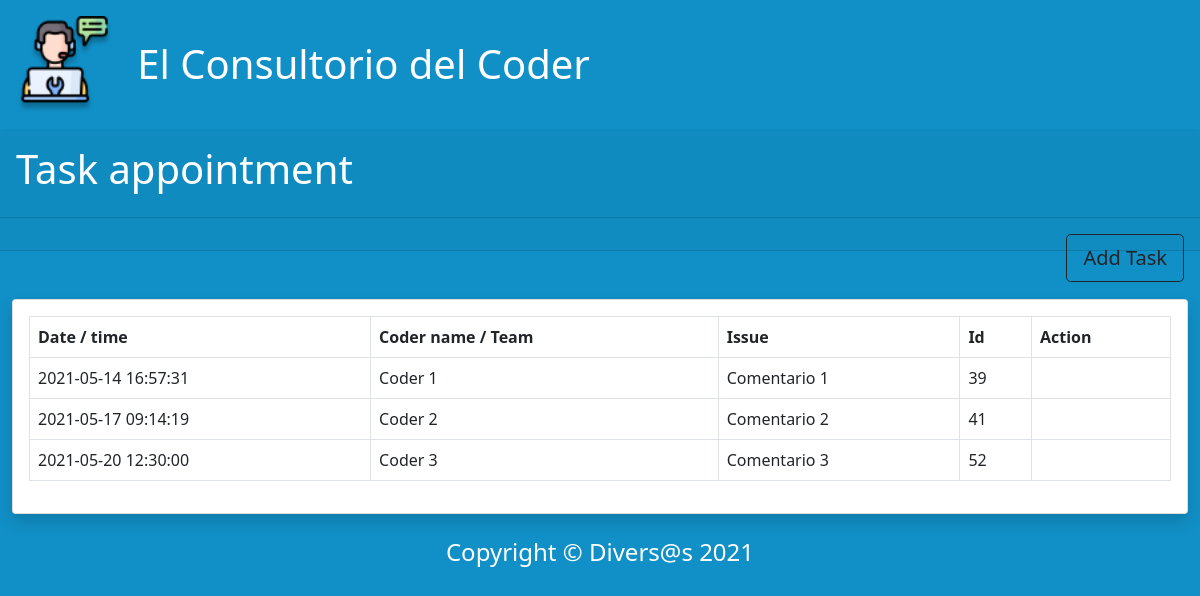
The page / on the database its author committed.
### tables this page shows
CREATE TABLE `appointments` (
  `id` int(50) NOT NULL,
  `coder` varchar(50) NOT NULL,
  `issue` varchar(200) NOT NULL,
  `date_time` datetime NOT NULL DEFAULT current_timestamp()
);

### src/Core/View.php (called while the page is built, shortened)
<?php
class View
{
    public function __construct(string $view, array $data = null)
    {
       require_once("src/Views/$view.php");
    }
}

### src/Controllers/CodersController.php (called while the page is built, shortened)
<?php
class CodersController
{
    public function __construct(Logger $logger)
    {
        $this->index();
    }
    public function index(): void
    {
        $coder = new Coders();
        $coders = $coder->all();
        new View("CodersList", ["coder" => $coders]);
    }
}

### src/index.php (called while the page is built, shortened)
<?php
$controller = new CodersController(new Logger());

### src/Models/Coders.php (called while the page is built, shortened)
<?php
class Coders
{
    private ?int $id;
    private string $coder;
    private ?string $date_time;
    private string $issue;
    private $database;
    private $table = "appointments";
    public function __construct( int $id = null, string $coder = '', string $issue = '', string $date_time = '')
    {
        $this->date_time = $date_time;
        $this->coder = $coder;
        $this->issue = $issue;
        $this->id = $id;
        if (!$this->database) {
            $this->database = new Database();
        }
    }
    public function getdate_time()
    {
        return $this->date_time;
    }
    public function getissue()
    {
        return $this->issue;
    }
    public function getId()
    {
        return $this->id;
    }
    public function getcoder()
    {
        return $this->coder;
    }
    public function all()
    {
        $query = $this->database->mysql->query("select * FROM {$this->table}");
        $codersArray = $query->fetchAll();
        $coderList = [];
        foreach ($codersArray as $coder) {
            $coderItem = new Coders ($coder["id"], $coder["coder"], $coder["issue"], $coder["date_time"]);
            array_push($coderList, $coderItem);
        }
        return $coderList;
    }
}

### src/Database.php (called while the page is built, shortened)
<?php
class Database
{
    public function __construct()
    {
        try {
            $this->mysql = $this->getConnection();
        } catch (PDOException $ex) {
            echo $ex->getMessage();
        }
    }
    private function getConnection()
    {
        $host = "localhost";
        $user = "root";
        $pass = "";
        $database = "consultant";
        $charset = "utf-8";
        $options = [PDO::ATTR_DEFAULT_FETCH_MODE => PDO::FETCH_ASSOC];
        $pdo = new pdo("mysql:host={$host};dbname={$database};charset{$charset}", $user, $pass, $options);
        $pdo->setAttribute(PDO::ATTR_ERRMODE, PDO::ERRMODE_EXCEPTION);
        return $pdo;
    }
}

### src/Views/CodersList.php (the view)
<html>
<?php
    require_once("Components/Layout.php");
?>
<body id="page-top" class="body-index">
    <?php
        require_once("Components/Header.php");
    ?>
    <main>
        <div class="card-header py-3">
            <h1 class=" font-weight-bold text-white titulo-pagina ">Task appointment</h1>
        </div>
        <div class="card-header py-3 mb-5">
            <a href="?action=create">
                <button type="button" class="btn btn-outline-dark go-add-task float-end btn-lg">Add Task</button>
            </a>
        </div>
        <div id="wrapper">
        <div id="content-wrapper" class="d-flex flex-column">
            <div id="content">
                <div class="container-fluid">
                    <div class="card shadow mb-4">
                        <div class="card-body">
                            <div class="table-responsive">
                                <table class="table table-bordered" id="dataTable" width="100%" cellspacing="0">
                                    <thead>
                                        <tr>
                                            <th>Date / time</th>
                                            <th>Coder name / Team </th>
                                            <th>Issue</th>
                                            <th>Id</th>
                                            <th>Action</th>
                                        </tr>
                                    </thead>
            <tbody>
                <?php
                foreach ($data["coder"] as $coder) {
                    echo "
                    <tr>
                        <td>{$coder->getDate_Time()}</td>
                        <td>{$coder->getCoder()}</td>
                        <td>{$coder->getissue()}</td>
                        <td>{$coder->getId()}</td>
                        <td>
                        <a href='?action=edit&id={$coder->getId()}'><i class='lnr lnr-pencil'></i></a>
                            <a href='?action=delete&id={$coder->getId()}'><i class='lnr lnr-trash'></i></a>
                        </td>
                    </tr>
                    ";
                } ?>
            </tbody>
        </table>
    </main>
    <?php
    require_once("Components/Footer.php");
    ?>
</body>
</html>

### index.php (shortened to what this page needs)
<!DOCTYPE html>
<html lang="en">
<head>
</head>
<body>
    <?php
    require("src/index.php");
    ?>
</body>
</html>

### src/Views/Components/Layout.php (shortened to what this page needs)
<!DOCTYPE html>
<html lang="es">
<head>
    <link rel="stylesheet" href="https://cdnjs.cloudflare.com/ajax/libs/font-awesome/5.15.1/css/all.min.css">
    <link rel="stylesheet" href="https://cdn.linearicons.com/free/1.0.0/icon-font.min.css">
    <link href="https://cdn.jsdelivr.net/npm/bootstrap@5.0.1/dist/css/bootstrap.min.css" rel="stylesheet">
    <link rel="stylesheet" href="public/styles/create-edit.css">
    <link rel="stylesheet" href="public/styles/styles.css">
</head>

### src/Views/Components/Header.php
<?php
    require_once("Layout.php");
?>
<header>
    <div class="d-flex p-3">
        <img src="public/img/logo.png" class="col-lg-1">
        <h1 class="col-lg-6 px-4 pt-4 text-white">El Consultorio del Coder</h1>
    </div>
</header>

### src/Views/Components/Footer.php
<?php
    require_once("Layout.php");
?>
<footer class="sticky-footer text-white">
    <div class="container">
        <div class="copyright text-center my-auto">
            <h4>Copyright &copy; Divers@s 2021</h4>
        </div>
    </div>
</footer>

### public/styles/create-edit.css (style rules this page uses)
body { background-color: #1190C7; }

### public/styles/styles.css (style rules this page uses)
body { background-image: url("../img/background-index.jpg"); background-size: cover; background-repeat: no-repeat; }

### rows shown on the page
appointments: date_time "2021-05-14 16:57:31", coder "Coder 1", issue "Comentario 1", id "39"
appointments: date_time "2021-05-17 09:14:19", coder "Coder 2", issue "Comentario 2", id "41"
appointments: date_time "2021-05-20 12:30:00", coder "Coder 3", issue "Comentario 3", id "52"
